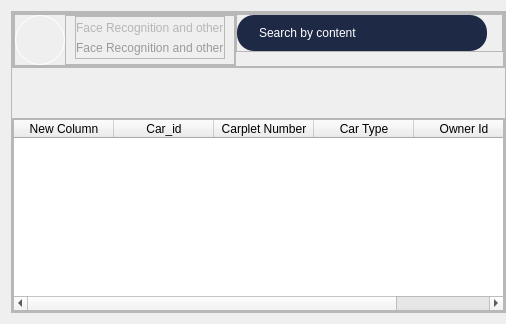
        <widget class="QWidget" name="widget_4" native="true">
         <layout class="QHBoxLayout" name="horizontalLayout_16">
          <property name="rightMargin">
           <number>0</number>
          </property>
          <item>
           <widget class="QFrame" name="frame_20">
            <property name="frameShape">
             <enum>QFrame::StyledPanel</enum>
            </property>
            <property name="frameShadow">
             <enum>QFrame::Raised</enum>
            </property>
            <layout class="QVBoxLayout" name="verticalLayout_12">
             <property name="spacing">
              <number>50</number>
             </property>
             <property name="leftMargin">
              <number>0</number>
             </property>
             <property name="topMargin">
              <number>0</number>
             </property>
             <property name="rightMargin">
              <number>0</number>
             </property>
             <property name="bottomMargin">
              <number>0</number>
             </property>
             <item alignment="Qt::AlignTop">
              <widget class="QFrame" name="frame_19">
               <property name="frameShape">
                <enum>QFrame::StyledPanel</enum>
               </property>
               <property name="frameShadow">
                <enum>QFrame::Raised</enum>
               </property>
               <layout class="QHBoxLayout" name="horizontalLayout_14">
                <property name="leftMargin">
                 <number>0</number>
                </property>
                <property name="topMargin">
                 <number>0</number>
                </property>
                <property name="rightMargin">
                 <number>0</number>
                </property>
                <property name="bottomMargin">
                 <number>0</number>
                </property>
                <item alignment="Qt::AlignTop">
                 <widget class="QFrame" name="frame_24">
                  <property name="minimumSize">
                   <size>
                    <width>0</width>
                    <height>0</height>
                   </size>
                  </property>
                  <property name="styleSheet">
                   <string notr="true">margin:0;
</string>
                  </property>
                  <property name="frameShape">
                   <enum>QFrame::StyledPanel</enum>
                  </property>
                  <property name="frameShadow">
                   <enum>QFrame::Raised</enum>
                  </property>
                  <layout class="QHBoxLayout" name="horizontalLayout_17">
                   <property name="spacing">
                    <number>0</number>
                   </property>
                   <property name="leftMargin">
                    <number>0</number>
                   </property>
                   <property name="topMargin">
                    <number>0</number>
                   </property>
                   <property name="rightMargin">
                    <number>0</number>
                   </property>
                   <property name="bottomMargin">
                    <number>0</number>
                   </property>
                   <item>
                    <widget class="QFrame" name="frame_97">
                     <property name="frameShape">
                      <enum>QFrame::StyledPanel</enum>
                     </property>
                     <property name="frameShadow">
                      <enum>QFrame::Raised</enum>
                     </property>
                     <layout class="QHBoxLayout" name="horizontalLayout_54">
                      <property name="spacing">
                       <number>0</number>
                      </property>
                      <property name="leftMargin">
                       <number>0</number>
                      </property>
                      <property name="topMargin">
                       <number>0</number>
                      </property>
                      <property name="rightMargin">
                       <number>0</number>
                      </property>
                      <property name="bottomMargin">
                       <number>0</number>
                      </property>
                      <item>
                       <widget class="QLabel" name="label_55">
                        <property name="minimumSize">
                         <size>
                          <width>50</width>
                          <height>50</height>
                         </size>
                        </property>
                        <property name="maximumSize">
                         <size>
                          <width>50</width>
                          <height>50</height>
                         </size>
                        </property>
                        <property name="styleSheet">
                         <string notr="true">border-radius:25;
border-style:solid;
border-width:1;
border-color: rgb(255, 255, 255);
padding:6;</string>
                        </property>
                        <property name="text">
                         <string/>
                        </property>
                        <property name="pixmap">
                         <pixmap>images/amboLogo.PNG</pixmap>
                        </property>
                        <property name="scaledContents">
                         <bool>true</bool>
                        </property>
                       </widget>
                      </item>
                      <item>
                       <widget class="QFrame" name="frame_93">
                        <property name="frameShape">
                         <enum>QFrame::StyledPanel</enum>
                        </property>
                        <property name="frameShadow">
                         <enum>QFrame::Raised</enum>
                        </property>
                        <layout class="QVBoxLayout" name="verticalLayout_43">
                         <property name="leftMargin">
                          <number>9</number>
                         </property>
                         <property name="topMargin">
                          <number>0</number>
                         </property>
                         <property name="bottomMargin">
                          <number>5</number>
                         </property>
                         <item>
                          <widget class="QFrame" name="frame_94">
                           <property name="minimumSize">
                            <size>
                             <width>0</width>
                             <height>0</height>
                            </size>
                           </property>
                           <property name="frameShape">
                            <enum>QFrame::StyledPanel</enum>
                           </property>
                           <property name="frameShadow">
                            <enum>QFrame::Raised</enum>
                           </property>
                           <layout class="QVBoxLayout" name="verticalLayout_46">
                            <property name="spacing">
                             <number>0</number>
                            </property>
                            <property name="leftMargin">
                             <number>0</number>
                            </property>
                            <property name="topMargin">
                             <number>0</number>
                            </property>
                            <property name="rightMargin">
                             <number>0</number>
                            </property>
                            <property name="bottomMargin">
                             <number>0</number>
                            </property>
                            <item>
                             <widget class="QLabel" name="label_35">
                              <property name="styleSheet">
                               <string notr="true">color: rgb(204, 204, 204);
font: 10pt &quot;arial black&quot;;
margin:0;
color: rgb(182, 182, 182);</string>
                              </property>
                              <property name="text">
                               <string>Face Recognition and other</string>
                              </property>
                             </widget>
                            </item>
                            <item>
                             <widget class="QLabel" name="label_51">
                              <property name="styleSheet">
                               <string notr="true">color: rgb(154, 154, 154);
font: 10pt &quot;arial&quot;;
margin:0;</string>
                              </property>
                              <property name="text">
                               <string>Face Recognition and other</string>
                              </property>
                             </widget>
                            </item>
                           </layout>
                          </widget>
                         </item>
                        </layout>
                       </widget>
                      </item>
                     </layout>
                    </widget>
                   </item>
                   <item alignment="Qt::AlignRight|Qt::AlignTop">
                    <widget class="QFrame" name="frame_83">
                     <property name="frameShape">
                      <enum>QFrame::StyledPanel</enum>
                     </property>
                     <property name="frameShadow">
                      <enum>QFrame::Raised</enum>
                     </property>
                     <layout class="QHBoxLayout" name="horizontalLayout_53">
                      <property name="spacing">
                       <number>15</number>
                      </property>
                      <property name="leftMargin">
                       <number>0</number>
                      </property>
                      <property name="topMargin">
                       <number>0</number>
                      </property>
                      <property name="rightMargin">
                       <number>15</number>
                      </property>
                      <property name="bottomMargin">
                       <number>0</number>
                      </property>
                      <item alignment="Qt::AlignRight">
                       <widget class="QLineEdit" name="lineEdit_2">
                        <property name="minimumSize">
                         <size>
                          <width>250</width>
                          <height>0</height>
                         </size>
                        </property>
                        <property name="styleSheet">
                         <string notr="true">background-color: rgb(30, 41, 70);
padding:10;
padding-left:20;
border-radius:17;
color: rgb(255, 255, 255);
border-style:none;
border-width:1;
border-color: rgb(220, 220, 220);</string>
                        </property>
                        <property name="inputMask">
                         <string/>
                        </property>
                        <property name="text">
                         <string notr="true" comment="Search by content" extracomment="Search by content">Search by content</string>
                        </property>
                        <property name="maxLength">
                         <number>32767</number>
                        </property>
                        <property name="echoMode">
                         <enum>QLineEdit::Normal</enum>
                        </property>
                       </widget>
                      </item>
                     </layout>
                    </widget>
                   </item>
                  </layout>
                 </widget>
                </item>
               </layout>
              </widget>
             </item>
             <item>
              <widget class="QFrame" name="frame_21">
               <property name="sizePolicy">
                <sizepolicy hsizetype="Expanding" vsizetype="Expanding">
                 <horstretch>0</horstretch>
                 <verstretch>0</verstretch>
                </sizepolicy>
               </property>
               <property name="frameShape">
                <enum>QFrame::StyledPanel</enum>
               </property>
               <property name="frameShadow">
                <enum>QFrame::Raised</enum>
               </property>
               <layout class="QHBoxLayout" name="horizontalLayout_15">
                <property name="spacing">
                 <number>0</number>
                </property>
                <property name="leftMargin">
                 <number>0</number>
                </property>
                <property name="topMargin">
                 <number>0</number>
                </property>
                <property name="rightMargin">
                 <number>0</number>
                </property>
                <property name="bottomMargin">
                 <number>0</number>
                </property>
                <item>
                 <widget class="QTableWidget" name="tableWidget">
                  <property name="styleSheet">
                   <string notr="true">


QHeaderView::section{
height:40px;
	
	background-color: rgb(17, 24, 40);
border-top:0px solid 4181C0;
border-bottom:0px solid 4181C0;
border-right:0px solid 4181C0;
border-left:0px solid 4181C0;
	
	
	color: rgb(255, 255, 255);
	font: 10pt &quot;arial&quot;;

}

background-color: rgb(255, 255, 255);
border:0px solid;
background-color: rgb(30, 41, 70);
border-radius:0;

color: rgb(255, 255, 255);
margin:0;
</string>
                  </property>
                  <column>
                   <property name="text">
                    <string>New Column</string>
                   </property>
                  </column>
                  <column>
                   <property name="text">
                    <string>Car_id</string>
                   </property>
                  </column>
                  <column>
                   <property name="text">
                    <string>Carplet Number</string>
                   </property>
                  </column>
                  <column>
                   <property name="text">
                    <string>Car Type</string>
                   </property>
                  </column>
                  <column>
                   <property name="text">
                    <string>Owner Id</string>
                   </property>
                  </column>
                 </widget>
                </item>
               </layout>
              </widget>
             </item>
            </layout>
           </widget>
          </item>
         </layout>
        </widget>
